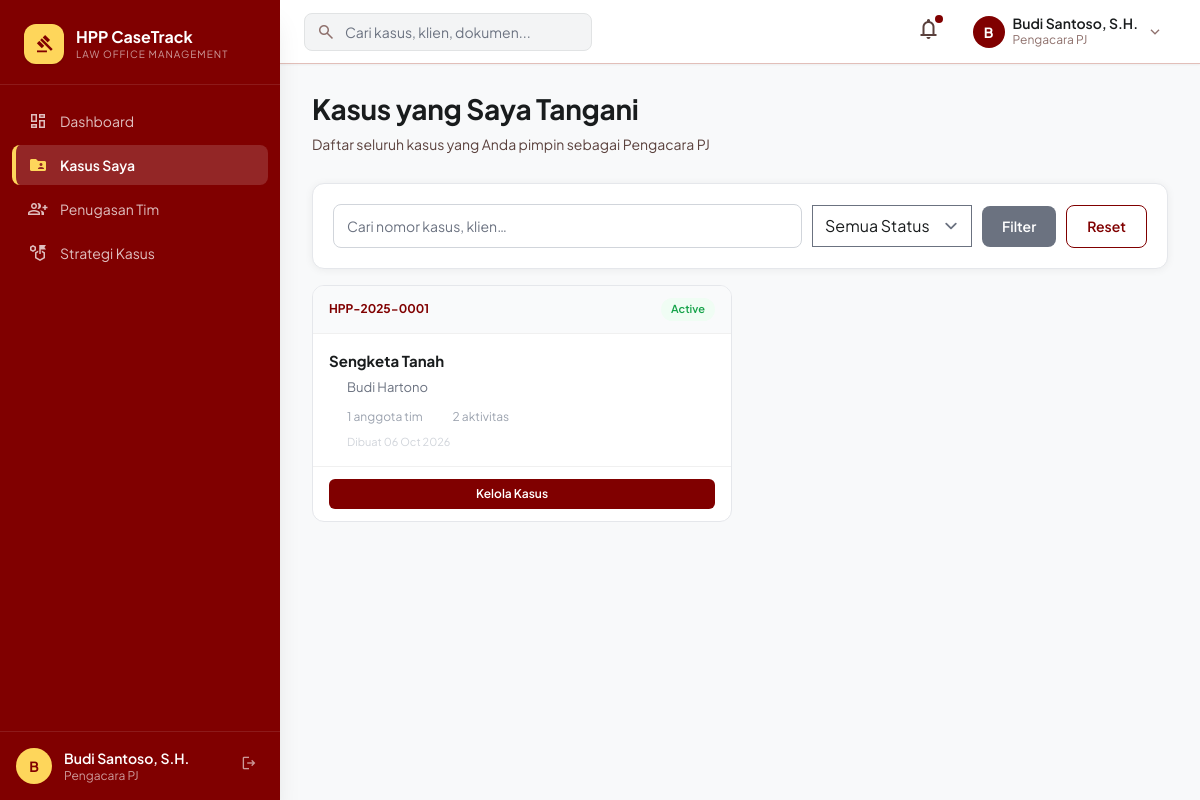
/pengacara-pj/cases.php (signed in), run on the app's committed database.
### tables this page shows
CREATE TABLE IF NOT EXISTS cases (
    id             INT AUTO_INCREMENT PRIMARY KEY,
    case_number    VARCHAR(30) UNIQUE NOT NULL,
    complaint_id   INT,
    client_id      INT NOT NULL,
    assigned_pj_id INT,
    case_type      VARCHAR(100),
    title          VARCHAR(255),
    description    TEXT,
    strategy       TEXT,
    status         ENUM('pending','active','on_hold','closed','won','lost','cancelled') DEFAULT 'pending',
    opened_at      DATETIME DEFAULT CURRENT_TIMESTAMP,
    closed_at      DATETIME,
    created_at     DATETIME DEFAULT CURRENT_TIMESTAMP,
    updated_at     DATETIME DEFAULT CURRENT_TIMESTAMP ON UPDATE CURRENT_TIMESTAMP,
    FOREIGN KEY (complaint_id)   REFERENCES complaints(id) ON DELETE SET NULL,
    FOREIGN KEY (client_id)      REFERENCES users(id),
    FOREIGN KEY (assigned_pj_id) REFERENCES users(id) ON DELETE SET NULL
);

CREATE TABLE IF NOT EXISTS users (
    id             INT AUTO_INCREMENT PRIMARY KEY,
    username       VARCHAR(100) UNIQUE,
    email          VARCHAR(150) UNIQUE NOT NULL,
    password       VARCHAR(255) NOT NULL,
    role           ENUM('client','legal_admin','ceo','pengacara_pj','lawyer','finance','head_finance','admin') NOT NULL DEFAULT 'client',
    name           VARCHAR(150) NOT NULL,
    phone          VARCHAR(20),
    address        TEXT,
    photo          VARCHAR(255),
    is_active      TINYINT(1) DEFAULT 1,
    otp_code       VARCHAR(10),
    otp_expires_at DATETIME,
    email_verified_at DATETIME,
    created_at     DATETIME DEFAULT CURRENT_TIMESTAMP,
    updated_at     DATETIME DEFAULT CURRENT_TIMESTAMP ON UPDATE CURRENT_TIMESTAMP
);

### includes/functions.php (called while the page is built, shortened)
<?php
function sanitize($input) {
    return htmlspecialchars(strip_tags(trim($input)), ENT_QUOTES, 'UTF-8');
}
function getCaseStatusColor($status) {
    $map = [
        'active'    => 'success',
        'pending'   => 'warning',
        'closed'    => 'secondary',
        'cancelled' => 'danger',
        'on_hold'   => 'warning',
        'won'       => 'success',
        'lost'      => 'danger',
    ];
    return $map[$status] ?? 'secondary';
}

### config/auth.php (called while the page is built, shortened)
<?php
if (!function_exists('getBasePath')) {
    function getBasePath() {
        return '/hpp-casetrack/';
    }
}

### pengacara-pj/cases.php (the view, shortened to what this page needs)
<?php
require_once __DIR__ . '/../config/auth.php';
require_once __DIR__ . '/../includes/functions.php';
$user = currentUser();
$db   = getDB();
$search       = sanitize($_GET['search'] ?? '');
$where  = 'WHERE c.assigned_pj_id=?';
$params = [$user['id']];
$stmt = $db->prepare("
  SELECT c.*, cl.name AS client_name,
    (SELECT COUNT(*) FROM case_activities ca WHERE ca.case_id=c.id) AS activity_count,
    (SELECT COUNT(*) FROM case_team ct WHERE ct.case_id=c.id) AS team_count
  FROM cases c
  JOIN users cl ON cl.id = c.client_id
  $where
  ORDER BY c.created_at DESC
");
$stmt->execute($params);
$cases = $stmt->fetchAll();
require_once __DIR__ . '/../includes/header.php';
require_once __DIR__ . '/../includes/sidebar.php';
?>
<div id="page-content">
<div class="page-header">
  <div>
    <h1 class="page-title">Kasus yang Saya Tangani</h1>
    <p class="page-subtitle">Daftar seluruh kasus yang Anda pimpin sebagai Pengacara PJ</p>
  </div>
</div>
<div class="card mb-4">
  <div class="card-body">
    <form method="GET" class="filter-bar">
      <input type="text" name="search" value="<?= htmlspecialchars($search) ?>" placeholder="Cari nomor kasus, klien…" class="form-control">
      <select name="status" class="form-select">
        <option value="">Semua Status</option>
      </select>
      <button type="submit" class="btn btn-secondary">Filter</button>
      <a href="<?= $base ?>pengacara-pj/cases.php" class="btn btn-outline">Reset</a>
    </form>
  </div>
</div>
<?php if (empty($cases)): ?>
<div class="empty-state">
  <i data-lucide="briefcase" class="empty-icon"></i>
  <p>Belum ada kasus yang ditugaskan kepada Anda</p>
</div>
<?php else: ?>
<div class="cases-grid">
  <?php foreach ($cases as $c): ?>
  <div class="case-card">
    <div class="case-card-header">
      <span class="case-number"><?= htmlspecialchars($c['case_number']) ?></span>
      <span class="badge badge-<?= getCaseStatusColor($c['status']) ?>"><?= ucfirst($c['status']) ?></span>
    </div>
    <div class="case-card-body">
      <h3 class="case-title"><?= htmlspecialchars($c['case_type']) ?></h3>
      <p class="case-client"><i data-lucide="user" class="icon-xs"></i> <?= htmlspecialchars($c['client_name']) ?></p>
      <div class="case-meta">
        <span><i data-lucide="users" class="icon-xs"></i> <?= $c['team_count'] ?> anggota tim</span>
        <span><i data-lucide="activity" class="icon-xs"></i> <?= $c['activity_count'] ?> aktivitas</span>
      </div>
      <div class="case-date">
        <i data-lucide="calendar" class="icon-xs"></i>
        Dibuat <?= date('d M Y', strtotime($c['created_at'])) ?>
      </div>
    </div>
    <div class="case-card-footer">
      <a href="<?= $base ?>pengacara-pj/case-detail.php?id=<?= $c['id'] ?>" class="btn btn-primary btn-sm w-100">
        Kelola Kasus <i data-lucide="arrow-right" class="icon-xs"></i>
      </a>
    </div>
  </div>
  <?php endforeach; ?>
</div>
<?php endif; ?>
</div>
<?php require_once __DIR__ . '/../includes/footer.php'; ?>

### assets/css/app.css (style rules this page uses)
#page-content { margin-left: 280px; padding-top: 64px; flex: 1; min-height: 100vh; background: #f8f9fa; }
.card { background: #fff; border-radius: 12px; border: 1px solid #e2bfb9; box-shadow: 0 4px 20px rgba(0,0,0,0.05); }
.btn-primary { background: #800000; color: #fff; padding: 10px 24px; border-radius: 8px; font-weight: 600; font-size: 14px; transition: all 0.15s; border: none; cursor: pointer; display: inline-flex; align-items: center; gap: 8px; }
.btn-outline { background: transparent; color: #800000; padding: 10px 24px; border-radius: 8px; font-weight: 600; font-size: 14px; border: 1.5px solid #800000; transition: all 0.15s; cursor: pointer; display: inline-flex; align-items: center; gap: 8px; }
.btn-sm { padding: 6px 16px; font-size: 12px; border-radius: 6px; }
.page-header { margin-bottom: 32px; }
.page-header h1 { font-size: 28px; font-weight: 700; color: #191c1d; letter-spacing: -0.01em; }
.page-header p { font-size: 14px; color: #5a413d; margin-top: 4px; }
#page-content { padding: 88px 32px 40px; }
.page-header { display:flex; align-items:flex-start; justify-content:space-between; gap:16px; margin-bottom:28px; flex-wrap:wrap; }
.page-title { font-size:24px; font-weight:700; color:#191c1d; letter-spacing:-0.01em; margin:0; }
.page-subtitle { font-size:14px; color:#6b7280; margin-top:4px; }
.card { background:#fff; border-radius:12px; border:1px solid #e5e7eb; box-shadow:0 1px 8px rgba(0,0,0,0.06); margin-bottom:0; }
.card-body { padding:20px; }
.mb-4 { margin-bottom:16px; }
.btn { display:inline-flex; align-items:center; gap:6px; padding:10px 20px; border-radius:8px; font-size:14px; font-weight:600; cursor:pointer; border:none; transition:all 0.15s; text-decoration:none; white-space:nowrap; }
.btn-primary { background:#800000; color:#fff; }
.btn-secondary { background:#6b7280; color:#fff; }
.btn-outline { background:transparent; color:#800000; border:1.5px solid #800000; }
.btn-sm { padding:6px 12px; font-size:12px; border-radius:6px; }
.w-100 { width:100%; justify-content:center; }
.badge { display:inline-flex; align-items:center; padding:3px 10px; border-radius:999px; font-size:11px; font-weight:600; white-space:nowrap; }
.badge-success { background:#f0fdf4; color:#16a34a; }
.form-control { width:100%; padding:9px 13px; border:1.5px solid #d1d5db; border-radius:8px; font-size:14px; outline:none; transition:all 0.15s; background:#fff; }
.form-select { padding:9px 13px; border:1.5px solid #d1d5db; border-radius:8px; font-size:14px; outline:none; background:#fff; cursor:pointer; }
.filter-bar { display:flex; gap:10px; flex-wrap:wrap; align-items:center; }
.filter-bar .form-control { min-width:220px; flex:1; }
.filter-bar .form-select { min-width:160px; }
.cases-grid { display:grid; grid-template-columns:repeat(auto-fill,minmax(280px,1fr)); gap:16px; }
.case-card { background:#fff; border:1px solid #e5e7eb; border-radius:12px; overflow:hidden; display:flex; flex-direction:column; transition:all 0.2s; }
.case-card-header { display:flex; justify-content:space-between; align-items:center; padding:12px 16px; background:#f9fafb; border-bottom:1px solid #f0f0f0; }
.case-number { font-size:12px; font-weight:700; color:#800000; }
.case-card-body { padding:16px; flex:1; }
.case-title { font-size:15px; font-weight:700; color:#191c1d; margin-bottom:6px; }
.case-client { font-size:13px; color:#6b7280; display:flex; align-items:center; gap:4px; margin-bottom:10px; }
.case-meta { display:flex; gap:12px; font-size:12px; color:#9ca3af; margin-bottom:8px; }
.case-meta span { display:flex; align-items:center; gap:4px; }
.case-date { font-size:11px; color:#d1d5db; display:flex; align-items:center; gap:4px; }
.case-card-footer { padding:12px 16px; border-top:1px solid #f0f0f0; }
.icon-xs { width:14px; height:14px; }

### data on the page
cases: case_number "HPP-2025-0001", status "Active", case_type "Sengketa Tanah", client.name "Budi Hartono", team_count "1", activity_count "2", created_at "06 Oct 2026"

### other printed values
substr($user['name'], 0, 1) "B"
$user['name'] "Budi Santoso, S.H."
$roleNames[$user['role']] "Pengacara PJ"
$item['label'] "Dashboard"
$item['label'] "Kasus Saya"
$item['label'] "Penugasan Tim"
$item['label'] "Strategi Kasus"
ROLE_NAMES[$role] "Pengacara PJ"
